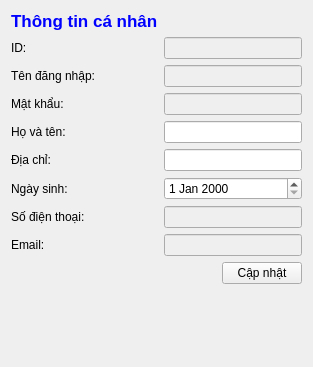
<?xml version="1.0" encoding="UTF-8"?>
<ui version="4.0">
 <class>ChangeInfomation</class>
 <widget class="QWidget" name="ChangeInfomation">
  <property name="geometry">
   <rect>
    <x>0</x>
    <y>0</y>
    <width>313</width>
    <height>367</height>
   </rect>
  </property>
  <property name="windowTitle">
   <string>Form</string>
  </property>
  <layout class="QFormLayout" name="formLayout">
   <item row="2" column="0">
    <widget class="QLabel" name="label_2">
     <property name="text">
      <string>ID:</string>
     </property>
    </widget>
   </item>
   <item row="2" column="1">
    <layout class="QHBoxLayout" name="horizontalLayout_3">
     <item>
      <widget class="QLineEdit" name="txtID">
       <property name="enabled">
        <bool>false</bool>
       </property>
      </widget>
     </item>
    </layout>
   </item>
   <item row="3" column="0">
    <widget class="QLabel" name="label_3">
     <property name="text">
      <string>Tên đăng nhập:</string>
     </property>
    </widget>
   </item>
   <item row="3" column="1">
    <layout class="QHBoxLayout" name="horizontalLayout_4">
     <item>
      <widget class="QLineEdit" name="txtUser">
       <property name="enabled">
        <bool>false</bool>
       </property>
      </widget>
     </item>
    </layout>
   </item>
   <item row="4" column="0">
    <widget class="QLabel" name="label_4">
     <property name="text">
      <string>Mật khẩu:</string>
     </property>
    </widget>
   </item>
   <item row="4" column="1">
    <layout class="QHBoxLayout" name="horizontalLayout_5">
     <item>
      <widget class="QLineEdit" name="txtPass">
       <property name="enabled">
        <bool>false</bool>
       </property>
       <property name="echoMode">
        <enum>QLineEdit::Password</enum>
       </property>
      </widget>
     </item>
    </layout>
   </item>
   <item row="5" column="0">
    <widget class="QLabel" name="label_5">
     <property name="text">
      <string>Họ và tên:</string>
     </property>
    </widget>
   </item>
   <item row="5" column="1">
    <layout class="QHBoxLayout" name="horizontalLayout_6">
     <item>
      <widget class="QLineEdit" name="txtName"/>
     </item>
    </layout>
   </item>
   <item row="6" column="0">
    <widget class="QLabel" name="label_6">
     <property name="text">
      <string>Địa chỉ:</string>
     </property>
    </widget>
   </item>
   <item row="6" column="1">
    <layout class="QHBoxLayout" name="horizontalLayout_7">
     <item>
      <widget class="QLineEdit" name="txtAddress"/>
     </item>
    </layout>
   </item>
   <item row="7" column="0">
    <widget class="QLabel" name="label_7">
     <property name="text">
      <string>Ngày sinh:</string>
     </property>
    </widget>
   </item>
   <item row="7" column="1">
    <layout class="QHBoxLayout" name="horizontalLayout_8">
     <item>
      <widget class="QDateEdit" name="dateBirth"/>
     </item>
    </layout>
   </item>
   <item row="8" column="0">
    <widget class="QLabel" name="label_8">
     <property name="text">
      <string>Số điện thoại:</string>
     </property>
    </widget>
   </item>
   <item row="8" column="1">
    <layout class="QHBoxLayout" name="horizontalLayout_9">
     <item>
      <widget class="QLineEdit" name="txtPhone">
       <property name="enabled">
        <bool>false</bool>
       </property>
      </widget>
     </item>
    </layout>
   </item>
   <item row="9" column="0">
    <widget class="QLabel" name="label_9">
     <property name="text">
      <string>Email:</string>
     </property>
    </widget>
   </item>
   <item row="9" column="1">
    <layout class="QHBoxLayout" name="horizontalLayout_10">
     <item>
      <widget class="QLineEdit" name="txtEmail">
       <property name="enabled">
        <bool>false</bool>
       </property>
      </widget>
     </item>
    </layout>
   </item>
   <item row="10" column="1">
    <layout class="QHBoxLayout" name="horizontalLayout">
     <item>
      <spacer name="horizontalSpacer">
       <property name="orientation">
        <enum>Qt::Horizontal</enum>
       </property>
       <property name="sizeHint" stdset="0">
        <size>
         <width>40</width>
         <height>20</height>
        </size>
       </property>
      </spacer>
     </item>
     <item>
      <widget class="QPushButton" name="btnUpdate">
       <property name="text">
        <string>Cập nhật</string>
       </property>
      </widget>
     </item>
    </layout>
   </item>
   <item row="0" column="0">
    <widget class="QLabel" name="label">
     <property name="font">
      <font>
       <pointsize>13</pointsize>
      </font>
     </property>
     <property name="styleSheet">
      <string notr="true">color: rgb(0, 0, 255);</string>
     </property>
     <property name="text">
      <string>&lt;b&gt;Thông tin cá nhân&lt;/b&gt;</string>
     </property>
    </widget>
   </item>
  </layout>
 </widget>
 <resources/>
 <connections/>
</ui>
